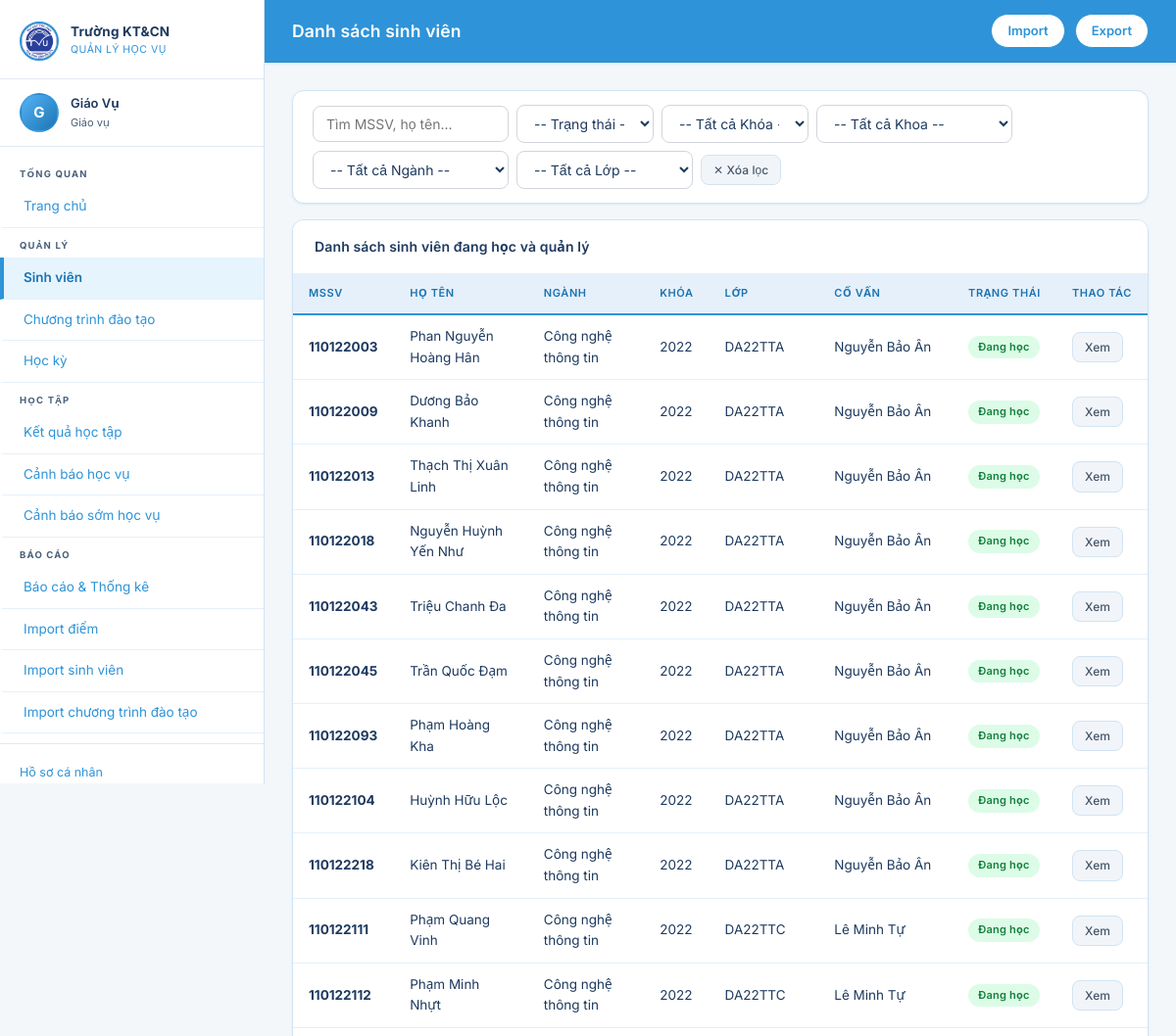
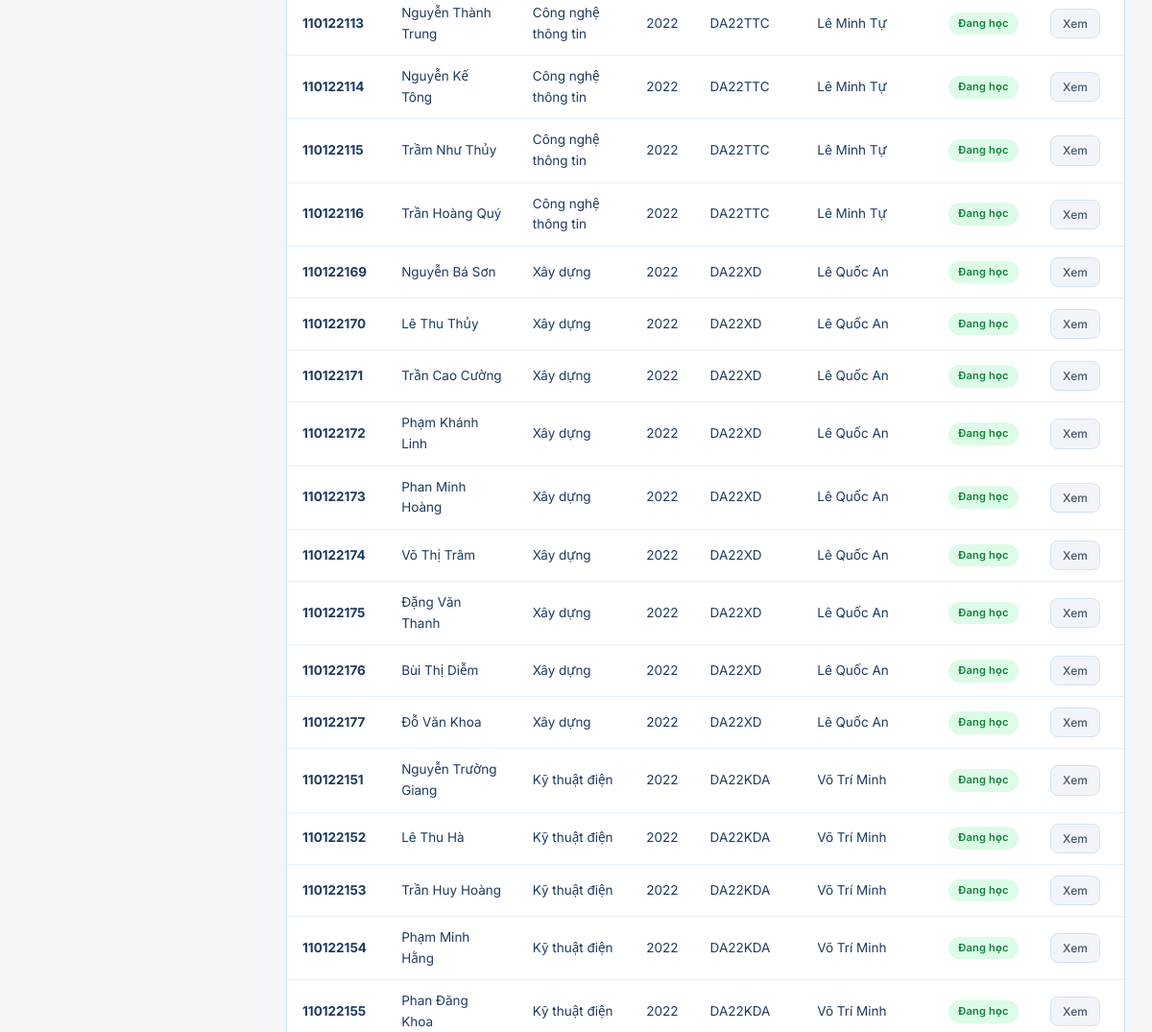
/students/ (signed in, upper part), run on an earlier commit of the app's database (2 pictures, top to bottom).
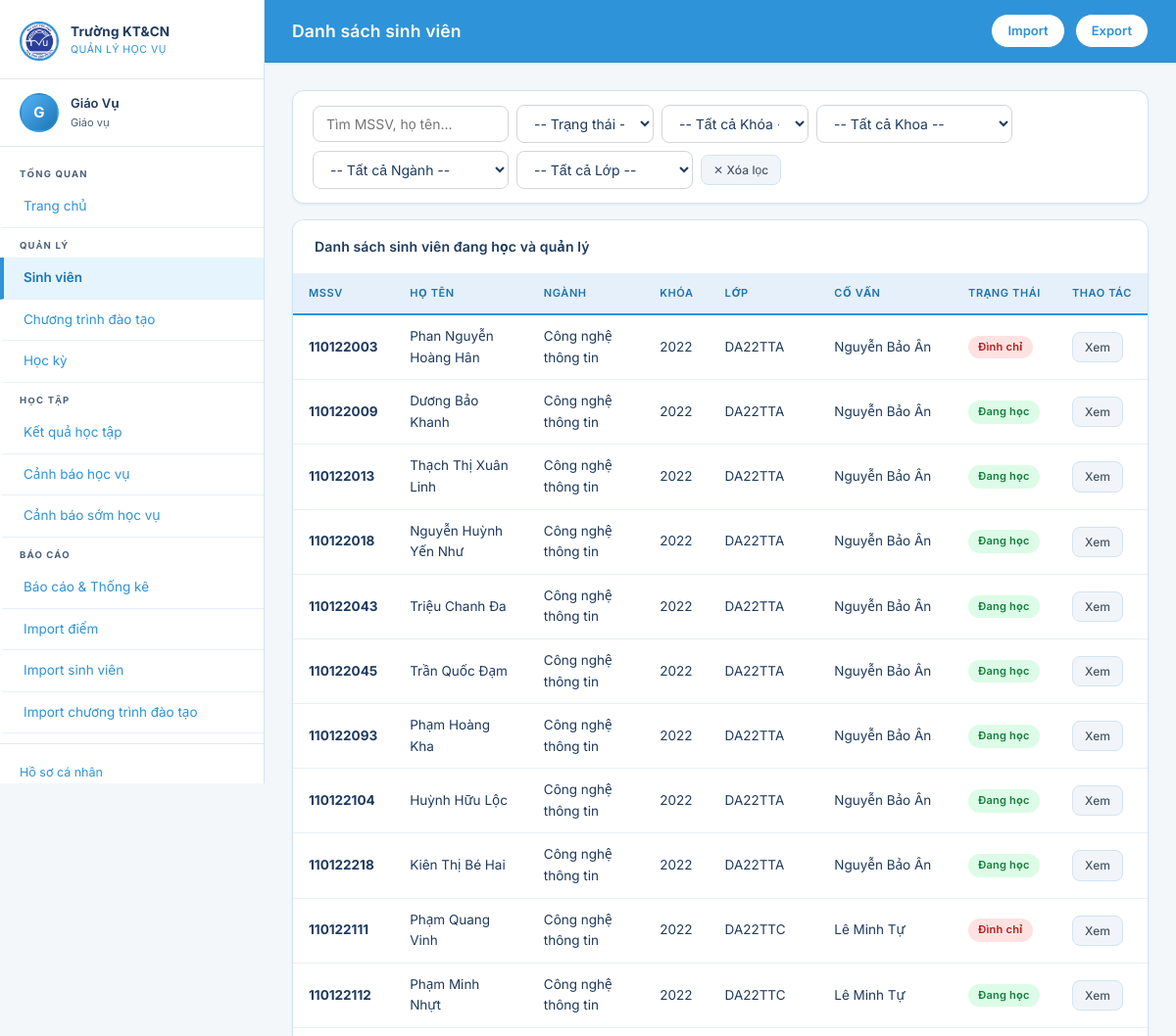
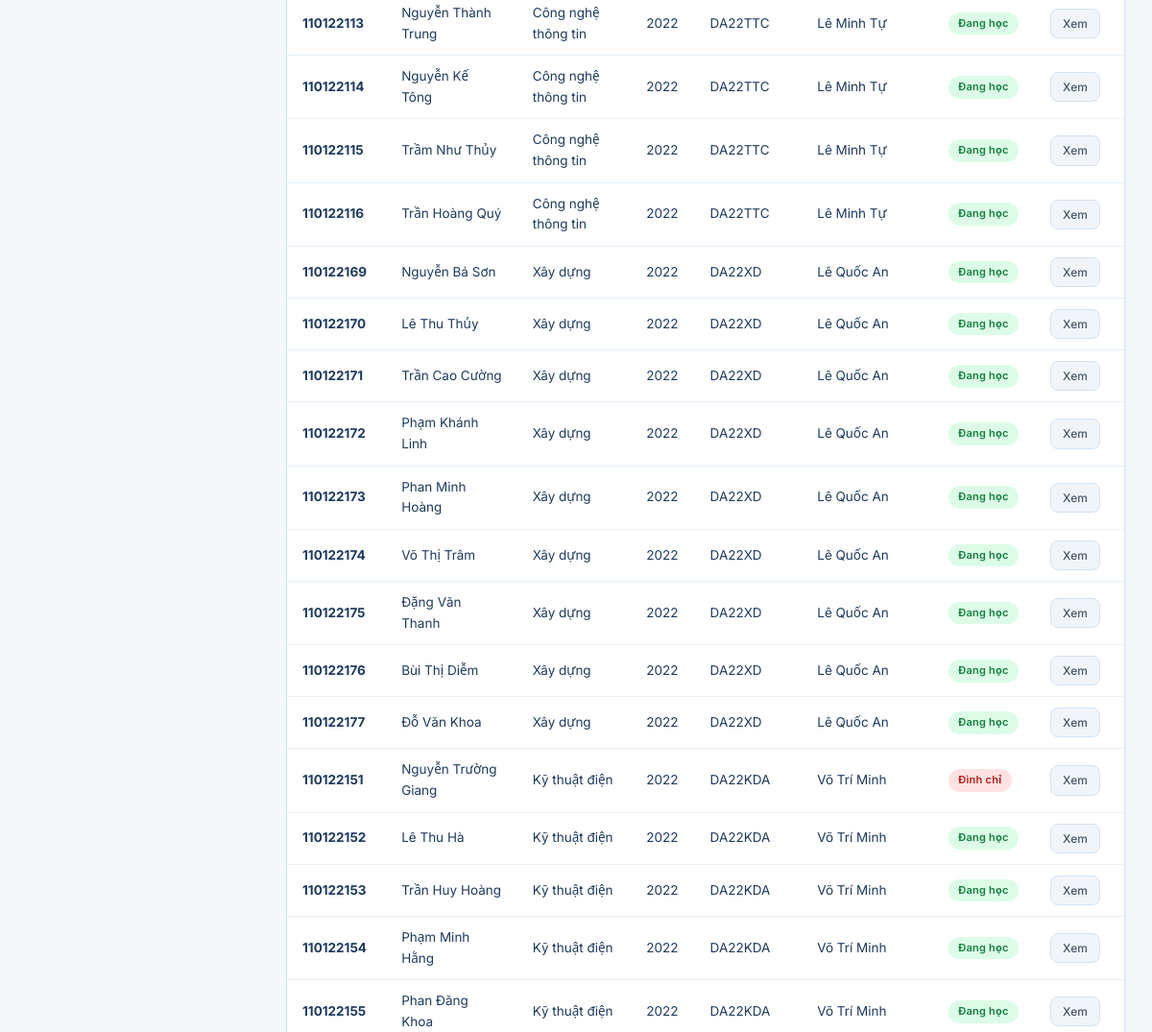
And on a later commit of the database (2 pictures, top to bottom).
### students/models.py (models this page shows, shortened)
class SinhVien(models.Model):
    TRANG_THAI_CHOICES = [
        ('dang_hoc', 'Đang học'),
        ('canh_bao', 'Cảnh báo học vụ'),
        ('dinh_chi', 'Đình chỉ'),
        ('tot_nghiep', 'Tốt nghiệp'),
        ('thoi_hoc', 'Thôi học'),
    ]
    user = models.OneToOneField(CustomUser, on_delete=models.SET_NULL, null=True, blank=True,
                                 related_name='sinh_vien', verbose_name='Tài khoản')
    mssv = models.CharField(max_length=20, unique=True, verbose_name='Mã số sinh viên')
    ho_ten = models.CharField(max_length=200, verbose_name='Họ và tên')
    ngay_sinh = models.DateField(null=True, blank=True, verbose_name='Ngày sinh')
    gioi_tinh = models.CharField(max_length=5, choices=[('Nam', 'Nam'), ('Nu', 'Nữ')], blank=True)
    email = models.EmailField(blank=True, verbose_name='Email')
    so_dien_thoai = models.CharField(max_length=15, blank=True, verbose_name='Số điện thoại')
    nganh = models.ForeignKey(Nganh, on_delete=models.SET_NULL, null=True, verbose_name='Ngành')
    khoa = models.CharField(max_length=10, verbose_name='Khóa học', help_text='VD: K2021')
    lop = models.ForeignKey('Lop', on_delete=models.SET_NULL, null=True, blank=True,
                             related_name='sinh_viens', verbose_name='Lớp')
    covan = models.ForeignKey(CustomUser, on_delete=models.SET_NULL, null=True, blank=True,
                               related_name='sinh_vien_phu_trach', verbose_name='Cố vấn học tập',
                               limit_choices_to={'role': 'covan'})
    trang_thai = models.CharField(max_length=20, choices=TRANG_THAI_CHOICES, default='dang_hoc',
                                   verbose_name='Trạng thái')
    ngay_nhap_hoc = models.DateField(null=True, blank=True, verbose_name='Ngày nhập học')
    class Meta:
        db_table = 'sinhvien'
        verbose_name = 'Sinh viên'
        verbose_name_plural = 'Sinh viên'
        ordering = ['mssv']
    @property
    def covan_hien_tai(self):
        if self.lop and self.lop.covan:
            return self.lop.covan
        return self.covan
    @property
    def ten_covan(self):
        cv = self.covan_hien_tai
        return cv.full_name if cv else '-'

class Nganh(models.Model):
    ma_nganh = models.CharField(max_length=20, unique=True, verbose_name='Mã ngành')
    ten_nganh = models.CharField(max_length=200, verbose_name='Tên ngành')
    khoa = models.CharField(max_length=200, default='Khoa Công nghệ thông tin', verbose_name='Khoa')
    class Meta:
        db_table = 'nganh'
        verbose_name = 'Ngành học'
        verbose_name_plural = 'Ngành học'

class Lop(models.Model):
    ten_lop = models.CharField(max_length=50, unique=True, verbose_name='Tên lớp')
    nganh = models.ForeignKey(Nganh, on_delete=models.SET_NULL, null=True, verbose_name='Ngành')
    khoa = models.CharField(max_length=10, verbose_name='Khóa học', help_text='VD: K2021')
    covan = models.OneToOneField(
        CustomUser, on_delete=models.SET_NULL, null=True, blank=True,
        related_name='lop_phu_trach', verbose_name='Cố vấn học tập',
        limit_choices_to={'role': 'covan'}
    )
    class Meta:
        db_table = 'lop'
        verbose_name = 'Lớp học'
        verbose_name_plural = 'Lớp học'
        ordering = ['ten_lop']

### accounts/models.py (models this page shows, shortened)
class CustomUser(AbstractUser):
    ROLE_CHOICES = [
        ('admin', 'Quản trị viên'),
        ('giaovu', 'Giáo vụ'),
        ('covan', 'Cố vấn học tập'),
        ('sinhvien', 'Sinh viên'),
    ]
    role = models.CharField(max_length=20, choices=ROLE_CHOICES, default='sinhvien', verbose_name='Vai trò')
    full_name = models.CharField(max_length=200, blank=True, verbose_name='Họ và tên')
    phone = models.CharField(max_length=15, blank=True, verbose_name='Số điện thoại')
    class Meta:
        db_table = 'customuser'
        verbose_name = 'Người dùng'
        verbose_name_plural = 'Người dùng'
    @property
    def is_admin(self):
        return self.role == 'admin'
    @property
    def is_giaovu(self):
        return self.role == 'giaovu'
    @property
    def is_covan(self):
        return self.role == 'covan'
    @property
    def is_sinhvien(self):
        return self.role == 'sinhvien'

### students/views.py (the view, shortened to what this page needs)
# urls.py: path('', views.sinhvien_list, name='sinhvien_list'),
@login_required
def sinhvien_list(request):
    qs = SinhVien.objects.select_related('nganh', 'covan', 'lop').order_by('khoa', 'nganh__khoa', 'lop__ten_lop', 'mssv')
    q = request.GET.get('q', '')
    trang_thai = request.GET.get('trang_thai', '')
    khoa = request.GET.get('khoa', '')
    nganh_id = request.GET.get('nganh', '')
    lop_id = request.GET.get('lop', '')
    khoa_hoc = request.GET.get('khoa_hoc', '')
    if request.user.is_sinhvien:
        try:
            qs = qs.filter(user=request.user)
        except Exception:
            qs = qs.none()
    else:
        if request.user.is_covan:
            qs = qs.filter(lop__covan=request.user)
        if khoa_hoc:
            cohort_suffix = khoa_hoc[-2:]
            qs = qs.filter(lop__ten_lop__istartswith=f'DA{cohort_suffix}')
        if khoa:
            qs = qs.filter(nganh__khoa=khoa)
        if nganh_id:
            qs = qs.filter(nganh_id=nganh_id)
        if lop_id:
            qs = qs.filter(lop_id=lop_id)
    if trang_thai:
        qs = qs.filter(trang_thai=trang_thai)
    from .models import Lop
    import re
    nganhs = Nganh.objects.exclude(ma_nganh__iexact='None').exclude(ten_nganh__iexact='None')
    khoas = [k for k in Nganh.objects.exclude(khoa__isnull=True).exclude(khoa='').values_list('khoa', flat=True).distinct() if k.lower() != 'none']
    unique_years = set()
    for name in Lop.objects.values_list('ten_lop', flat=True):
        if name:
            m = re.search(r'\d{2}', name)
            if m:
                unique_years.add("20" + m.group())
    khoa_hocs = sorted(list(unique_years), reverse=True)
    lops = Lop.objects.exclude(ten_lop__iexact='None')
    if request.user.is_covan:
        lops = lops.filter(covan=request.user)
    if nganh_id:
        lops = lops.filter(nganh_id=nganh_id)
    if khoa_hoc:
        cohort_suffix = khoa_hoc[-2:]
        lops = lops.filter(ten_lop__istartswith=f'DA{cohort_suffix}')
    if khoa:
        nganhs = nganhs.filter(khoa=khoa)
        lops = lops.filter(nganh__khoa=khoa)
    return render(request, 'students/sinhvien_list.html', {
        'sinhviens': qs,
        'nganhs': nganhs,
        'khoas': khoas,
        'lops': lops,
        'khoa_hocs': khoa_hocs,
        'q': q,
        'trang_thai': trang_thai,
        'selected_khoa': khoa,
        'nganh_id': nganh_id,
        'selected_lop': lop_id,
        'selected_khoa_hoc': khoa_hoc,
    })

### templates/students/sinhvien_list.html (shortened to what this page needs)
{% extends 'base.html' %}
{% block page_title %}Danh sách sinh viên{% endblock %}
{% block topbar_actions %}
{% if request.user.is_giaovu or request.user.is_admin %}
<a href="{% url 'students:import_sinhvien' %}" class="btn-outline-tvu">Import</a>
{% endif %}
{% if not request.user.is_sinhvien %}
<a href="{% url 'students:export_sinhvien' %}" class="btn-outline-tvu">Export</a>
{% endif %}
{% endblock %}
{% block content %}
<div class="card mb-3">
    <div class="card-body" style="padding:14px 20px">
        <form method="get" class="d-flex gap-2 flex-wrap align-items-center" id="filter-form">
            <input type="text" name="q" value="{{ q }}" placeholder="Tìm MSSV, họ tên..." class="form-control" style="max-width:200px">
            <select name="trang_thai" class="form-select" style="max-width:140px">
                <option value="">-- Trạng thái --</option>
            </select>
            {% if not request.user.is_sinhvien %}
            <select name="khoa_hoc" class="form-select" style="max-width:150px">
                <option value="">-- Tất cả Khóa --</option>
            </select>
            {% endif %}
            {% if not request.user.is_sinhvien %}
            <select name="khoa" id="filter-khoa" class="form-select" style="max-width:200px">
                <option value="">-- Tất cả Khoa --</option>
            </select>
            <select name="nganh" id="filter-nganh" class="form-select" style="max-width:200px">
                <option value="">-- Tất cả Ngành --</option>
            </select>
            <select name="lop" id="filter-lop" class="form-select" style="max-width:180px">
                <option value="">-- Tất cả Lớp --</option>
            </select>
            {% endif %}
            <a href="{% url 'students:sinhvien_list' %}" class="btn btn-secondary btn-sm">✕ Xóa lọc</a>
        </form>
    </div>
</div>
<div id="table-container">
<div class="card">
    <div class="card-header">
        <span class="card-title">Danh sách sinh viên đang học và quản lý</span>
    </div>
    <div class="card-body" style="padding:0">
        <div class="table-responsive">
        <table class="data-table">
            <thead><tr>
                <th>MSSV</th><th>Họ tên</th><th>Ngành</th><th>Khóa</th><th>Lớp</th><th>Cố vấn</th><th>Trạng thái</th><th>Thao tác</th>
            </tr></thead>
            <tbody>
            {% for sv in sinhviens %}
            <tr>
                <td><strong>{{ sv.mssv }}</strong></td>
                <td>{{ sv.ho_ten }}</td>
                <td>{{ sv.nganh.ten_nganh|default:'-' }}</td>
                <td>{{ sv.khoa }}</td>
                <td>{{ sv.lop.ten_lop|default:'-' }}</td>
                <td>{{ sv.ten_covan }}</td>
                <td>
                    {% if sv.trang_thai == 'dang_hoc' %}<span class="badge badge-success">Đang học</span>
                    {% elif sv.trang_thai == 'canh_bao' %}<span class="badge badge-warning">Cảnh báo</span>
                    {% elif sv.trang_thai == 'dinh_chi' %}<span class="badge badge-danger">Đình chỉ</span>
                    {% elif sv.trang_thai == 'tot_nghiep' %}<span class="badge badge-info">Tốt nghiệp</span>
                    {% else %}<span class="badge badge-secondary">{{ sv.get_trang_thai_display }}</span>{% endif %}
                </td>
                <td>
                    <a href="{% url 'students:sinhvien_detail' sv.pk %}" class="btn btn-sm btn-secondary">Xem</a>
                </td>
            </tr>
            {% empty %}
            <tr><td colspan="8" style="text-align:center;color:#94a3b8;padding:32px">Không có sinh viên nào</td></tr>
            {% endfor %}
            </tbody>
        </table>
        </div>
    </div>
</div>
</div>
{% endblock %}

What changed in the data, as far as the page shows it:
changed SinhVien "Phan Nguyễn Hoàng Hân": trang_thai "Đang học" → "Đình chỉ"
changed SinhVien "Phạm Quang Vinh": trang_thai "Đang học" → "Đình chỉ"
changed SinhVien "Nguyễn Trường Giang": trang_thai "Đang học" → "Đình chỉ"
